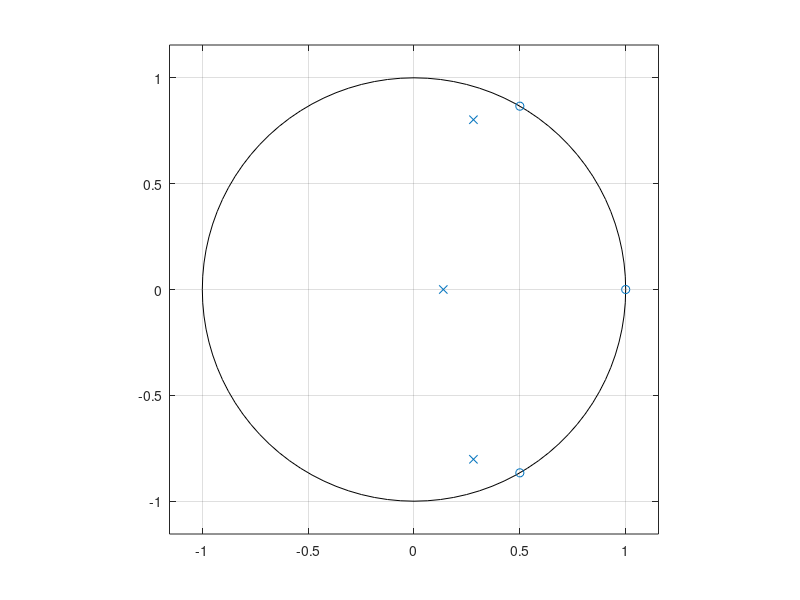
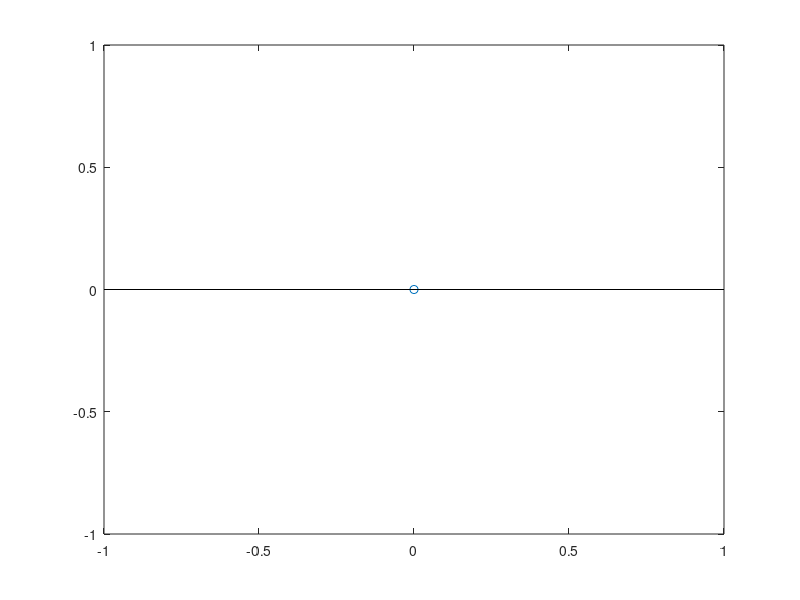

Source code (MATLAB) for these figures, in order:
pkg load signal;
b = [1 -2 2 -1];
a = [1 -0.7 0.8 -0.1];
figure(1);
zplane(b,a);
roots(b)

##w = 0:0.01:2*pi-0.01;
##wi =  exp(w*1i);
##Hz = (polyval(b,wi).*(wi.^-3))./(polyval(a,wi).*(wi.^-3));
##figure(2);
##stem(w,Hz);

figure(3);
##i = conv(a(2:end),[b]); #respuesta al impulso...
##i = filter(a(2:end),b,[1 0 0 0 0 0 0 0 0]);
stem(0:length(i)-1,i);
